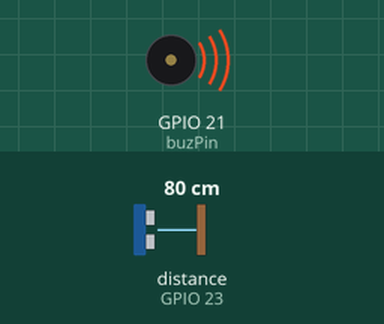
A sketch run on a simulated ESP32. On the bench: buzzer (waves = sounding). Wiring (inferred from the names in the program): ultrasonic range finder: trigger GPIO 22; echo GPIO 23. Inputs (shaded band) come from the test bench; at power-on: distance to the obstacle (sensor on GPIO 23) 80 cm. The echo pulse lasts 58.3 µs per cm; what the sketch prints to the serial monitor is not drawn.

Above: at 0.1 s.
Timing chart, 0 to 1.6 s (numbered marks = the images above):
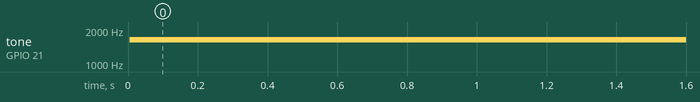

Measured:
- by itself, tone on GPIO 21 (buzPin): silent → 1633 Hz at 0.01 s

The sketch:

week5_A.ino
```cpp
const int trigPin = 22;
const int echoPin = 23;
const int buzPin = 21;  // 버저가 연결된 핀
const int ledChannel = 0;  // PWM 채널
const int resolution = 8;  // PWM 해상도
const int minFreq = 100;  // 최소 주파수 (거리가 멀 때 낮은 음)
const int maxFreq = 2000;  // 최대 주파수 (거리가 가까울 때 높은 음)

void setup()
{
  Serial.begin(115200);
  pinMode(trigPin, OUTPUT);
  pinMode(echoPin, INPUT);

  // PWM 설정
  ledcSetup(ledChannel, minFreq, resolution);
  ledcAttachPin(buzPin, ledChannel);
}

void loop()
{
  long duration, distance;

  // Triggering by 10us pulse
  digitalWrite(trigPin, LOW); // trig low for 2us
  delayMicroseconds(2);
  digitalWrite(trigPin, HIGH); // trig high for 10us
  delayMicroseconds(10);
  digitalWrite(trigPin, LOW);

  // getting duration for echo pulse
  duration = pulseIn(echoPin, HIGH);

  // Calculate the distance in cm
  // sound speed = 340 m/s = 34/1000 cm/us
  // distance = duration * 34/1000 * 1/2
  distance = duration * 17 / 1000;

  Serial.print("Distance: ");
  Serial.print(distance);
  Serial.println(" cm");

  // Calculate frequency based on distance
  int frequency = map(distance, 2, 400, maxFreq, minFreq);  // 거리에 따라 주파수를 매핑 (최소 2cm ~ 최대 400cm)
  frequency = constrain(frequency, minFreq, maxFreq);  // 주파수 제한

  // Set buzzer frequency
  ledcWriteTone(ledChannel, frequency);

  delay(100);
}
```
